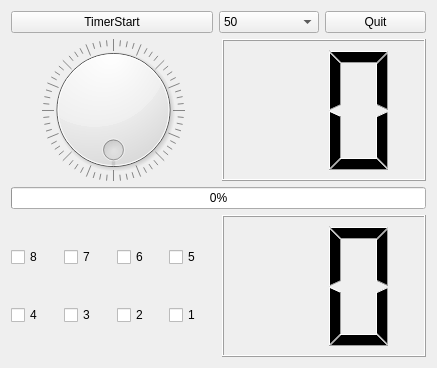
<?xml version="1.0" encoding="UTF-8"?>
<ui version="4.0">
 <class>Tab1DevControl</class>
 <widget class="QWidget" name="Tab1DevControl">
  <property name="geometry">
   <rect>
    <x>0</x>
    <y>0</y>
    <width>437</width>
    <height>368</height>
   </rect>
  </property>
  <property name="windowTitle">
   <string>Form</string>
  </property>
  <layout class="QVBoxLayout" name="verticalLayout_2">
   <item>
    <layout class="QVBoxLayout" name="verticalLayout" stretch="1,4,1,4">
     <item>
      <layout class="QHBoxLayout" name="horizontalLayout" stretch="2,1,1">
       <item>
        <widget class="QPushButton" name="pPBTimerStart">
         <property name="text">
          <string>TimerStart</string>
         </property>
         <property name="checkable">
          <bool>true</bool>
         </property>
        </widget>
       </item>
       <item>
        <widget class="QComboBox" name="pComboBoxLed">
         <item>
          <property name="text">
           <string>50</string>
          </property>
         </item>
         <item>
          <property name="text">
           <string>100</string>
          </property>
         </item>
         <item>
          <property name="text">
           <string>500</string>
          </property>
         </item>
         <item>
          <property name="text">
           <string>1000</string>
          </property>
         </item>
         <item>
          <property name="text">
           <string>2000</string>
          </property>
         </item>
        </widget>
       </item>
       <item>
        <widget class="QPushButton" name="pPBQuit">
         <property name="text">
          <string>Quit</string>
         </property>
        </widget>
       </item>
      </layout>
     </item>
     <item>
      <layout class="QHBoxLayout" name="horizontalLayout_2">
       <item>
        <widget class="QDial" name="pDialLed">
         <property name="maximum">
          <number>255</number>
         </property>
         <property name="pageStep">
          <number>16</number>
         </property>
         <property name="wrapping">
          <bool>true</bool>
         </property>
         <property name="notchesVisible">
          <bool>true</bool>
         </property>
        </widget>
       </item>
       <item>
        <widget class="QLCDNumber" name="pLcdNumberLed">
         <property name="smallDecimalPoint">
          <bool>false</bool>
         </property>
         <property name="digitCount">
          <number>2</number>
         </property>
         <property name="mode">
          <enum>QLCDNumber::Mode::Hex</enum>
         </property>
         <property name="segmentStyle">
          <enum>QLCDNumber::SegmentStyle::Filled</enum>
         </property>
        </widget>
       </item>
      </layout>
     </item>
     <item>
      <layout class="QHBoxLayout" name="horizontalLayout_3">
       <item>
        <widget class="QProgressBar" name="pProgressBarLed">
         <property name="maximum">
          <number>255</number>
         </property>
         <property name="value">
          <number>0</number>
         </property>
        </widget>
       </item>
      </layout>
     </item>
     <item>
      <layout class="QHBoxLayout" name="horizontalLayout_4" stretch="1,1">
       <item>
        <layout class="QGridLayout" name="gridLayout">
         <item row="0" column="2">
          <widget class="QCheckBox" name="pCBKey6">
           <property name="text">
            <string>6</string>
           </property>
           <property name="checkable">
            <bool>true</bool>
           </property>
          </widget>
         </item>
         <item row="0" column="0">
          <widget class="QCheckBox" name="pCBKey8">
           <property name="text">
            <string>8</string>
           </property>
           <property name="checkable">
            <bool>true</bool>
           </property>
          </widget>
         </item>
         <item row="0" column="1">
          <widget class="QCheckBox" name="pCBKey7">
           <property name="text">
            <string>7</string>
           </property>
           <property name="checkable">
            <bool>true</bool>
           </property>
          </widget>
         </item>
         <item row="0" column="3">
          <widget class="QCheckBox" name="pCBKey5">
           <property name="text">
            <string>5</string>
           </property>
           <property name="checkable">
            <bool>true</bool>
           </property>
          </widget>
         </item>
         <item row="1" column="0">
          <widget class="QCheckBox" name="pCBKey4">
           <property name="text">
            <string>4</string>
           </property>
           <property name="checkable">
            <bool>true</bool>
           </property>
          </widget>
         </item>
         <item row="1" column="1">
          <widget class="QCheckBox" name="pCBKey3">
           <property name="text">
            <string>3</string>
           </property>
           <property name="checkable">
            <bool>true</bool>
           </property>
          </widget>
         </item>
         <item row="1" column="2">
          <widget class="QCheckBox" name="pCBKey2">
           <property name="text">
            <string>2</string>
           </property>
           <property name="checkable">
            <bool>true</bool>
           </property>
          </widget>
         </item>
         <item row="1" column="3">
          <widget class="QCheckBox" name="pCBKey1">
           <property name="text">
            <string>1</string>
           </property>
           <property name="checkable">
            <bool>true</bool>
           </property>
          </widget>
         </item>
        </layout>
       </item>
       <item>
        <widget class="QLCDNumber" name="pLcdNumberKey">
         <property name="smallDecimalPoint">
          <bool>false</bool>
         </property>
         <property name="digitCount">
          <number>2</number>
         </property>
         <property name="mode">
          <enum>QLCDNumber::Mode::Hex</enum>
         </property>
         <property name="segmentStyle">
          <enum>QLCDNumber::SegmentStyle::Filled</enum>
         </property>
        </widget>
       </item>
      </layout>
     </item>
    </layout>
   </item>
  </layout>
 </widget>
 <resources/>
 <connections>
  <connection>
   <sender>pDialLed</sender>
   <signal>valueChanged(int)</signal>
   <receiver>pLcdNumberLed</receiver>
   <slot>display(int)</slot>
   <hints>
    <hint type="sourcelabel">
     <x>154</x>
     <y>129</y>
    </hint>
    <hint type="destinationlabel">
     <x>260</x>
     <y>132</y>
    </hint>
   </hints>
  </connection>
  <connection>
   <sender>pDialLed</sender>
   <signal>valueChanged(int)</signal>
   <receiver>pProgressBarLed</receiver>
   <slot>setValue(int)</slot>
   <hints>
    <hint type="sourcelabel">
     <x>124</x>
     <y>166</y>
    </hint>
    <hint type="destinationlabel">
     <x>115</x>
     <y>268</y>
    </hint>
   </hints>
  </connection>
 </connections>
</ui>
